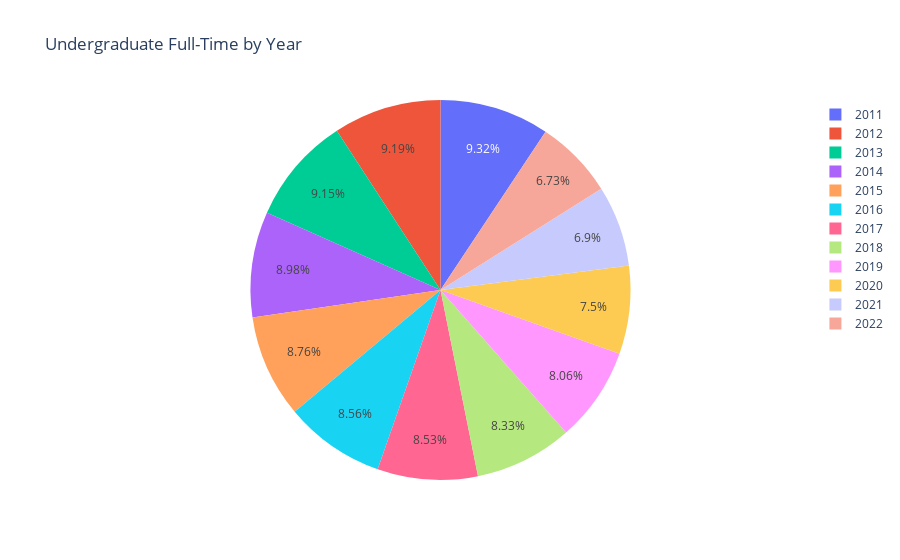

Notebook code cell kept with this figure:
### Code cell
import plotly.express as px

undergraduate_data = veri[['Year', 'Undergraduate Full-Time']].groupby('Year').sum().reset_index()

fig = px.pie(undergraduate_data, values='Undergraduate Full-Time', names='Year', title='Undergraduate Full-Time by Year')

fig.show()

def pieChart(data, column1, column2,pie_values,pie_names, pie_title):
  undergraduate_data = data[[column1, column2]].groupby(column1).sum().reset_index()
  fig = px.pie(undergraduate_data, values=pie_values, names=pie_names,title=pie_title)
  fig.show()

### Figure 1 — Plotly figure (JSON) as saved in the notebook; plotly's stock layout.template omitted (floating-point values rounded to 4 significant figures)
{"data": [{"domain": {"x": [0, 1], "y": [0, 1]}, "hovertemplate": "Year=%{label}<br>Undergraduate Full-Time=%{value}<extra></extra>", "labels": [2011, 2012, 2013, 2014, 2015, 2016, 2017, 2018, 2019, 2020, 2021, 2022], "legendgroup": "", "name": "", "showlegend": true, "type": "pie", "values": [901806, 888561, 885063, 868701, 847509, 827946, 825207, 805782, 779607, 725226, 667680, 650664]}], "layout": {"legend": {"tracegroupgap": 0}, "title": {"text": "Undergraduate Full-Time by Year"}}}
